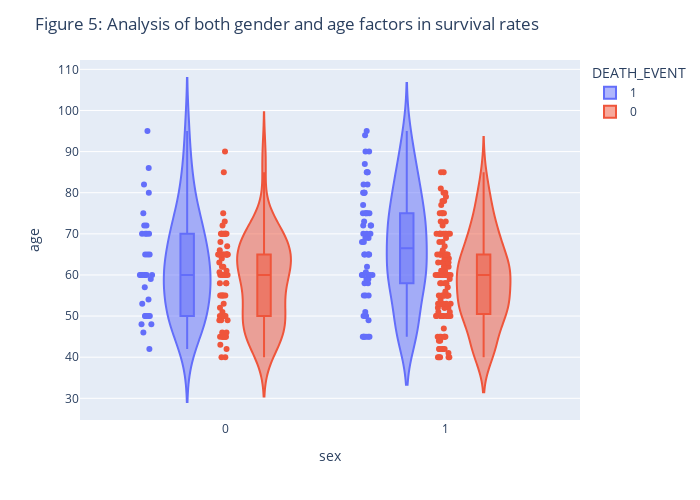

The notebook cell saved with this chart:
### Code cell
violin_boxplot(heart_data,x = "sex",y="age",color="DEATH_EVENT",points="all",box=True,hover_data=heart_data.columns)

### Figure 1 — Plotly figure (JSON) as saved in the notebook; plotly's stock layout.template omitted (floating-point values rounded to 4 significant figures; data arrays with more than 128 entries replaced by an {"elided": "..."} marker saying what was removed)
{"data": [{"alignmentgroup": "True", "points": "all", "marker": {"color": "#636efa"}, "legendgroup": "1", "scalegroup": "True", "xaxis": "x", "showlegend": true, "box": {"visible": true}, "y": [75.0, 55.0, 65.0, 50.0, 65.0, 90.0, 75.0, 60.0, 65.0, 80.0, 75.0, 62.0, 45.0, 50.0, 82.0, 87.0, 45.0, 70.0, 48.0, 65.0, 68.0, 75.0, 80.0, 95.0, 70.0, 58.0, 82.0, 94.0, 85.0, 50.0, 65.0, 69.0, 90.0, 82.0, 60.0, 70.0, 50.0, 70.0, 60.0, 50.0, 51.0, 60.0, 80.0, 57.0, 68.0, 53.0, 60.0, 70.0, 60.0, 95.0, 49.0, 72.0, 45.0, 50.0, 45.0, 60.0, 42.0, 72.0, 70.0, 65.0, 85.0, 69.0, 60.0, 60.0, 59.0, 60.0, 72.0, 85.0, 70.0, 86.0, 60.0, 46.0, 80.0, 72.0, 75.0, 72.0, 50.0, 45.0, 80.0, 59.0, 59.0, 65.0, 75.0, 58.0, 60.67, 50.0, 60.0, 45.0, 77.0, 48.0, 54.0, 73.0, 60.0, 55.0, 65.0, 55.0], "y0": " ", "name": "1", "hovertemplate": "DEATH_EVENT=%{customdata[12]}<br>sex=%{customdata[9]}<br>age=%{customdata[0]}<br>anaemia=%{customdata[1]}<br>creatinine_phosphokinase=%{customdata[2]}<br>diabetes=%{customdata[3]}<br>ejection_fraction=%{customdata[4]}<br>high_blood_pressure=%{customdata[5]}<br>platelets=%{customdata[6]}<br>serum_creatinine=%{customdata[7]}<br>serum_sodium=%{customdata[8]}<br>smoking=%{customdata[10]}<br>time=%{customdata[11]}<extra></extra>", "orientation": "v", "type": "violin", "x": [1, 1, 1, 1, 0, 1, 1, 1, 0, 1, 1, 1, 1, 1, 1, 1, 1, 0, 0, 0, 1, 0, 1, 0, 1, 1, 1, 1, 1, 0, 1, 1, 1, 0, 0, 1, 0, 1, 0, 1, 1, 1, 1, 0, 1, 0, 0, 0, 0, 1, 1, 1, 1, 0, 1, 1, 0, 1, 0, 1, 1, 1, 1, 0, 0, 1, 0, 1, 0, 0, 1, 0, 1, 1, 1, 0, 0, 1, 0, 1, 1, 1, 1, 1, 1, 0, 0, 1, 1, 0, 0, 1, 0, 1, 1, 1], "x0": " ", "yaxis": "y", "offsetgroup": "1", "customdata": {"elided": "96x13 float values"}}, {"alignmentgroup": "True", "points": "all", "marker": {"color": "#EF553B"}, "legendgroup": "0", "scalegroup": "True", "xaxis": "x", "showlegend": true, "box": {"visible": true}, "y": {"elided": "203 float values"}, "y0": " ", "name": "0", "hovertemplate": "DEATH_EVENT=%{customdata[12]}<br>sex=%{customdata[9]}<br>age=%{customdata[0]}<br>anaemia=%{customdata[1]}<br>creatinine_phosphokinase=%{customdata[2]}<br>diabetes=%{customdata[3]}<br>ejection_fraction=%{customdata[4]}<br>high_blood_pressure=%{customdata[5]}<br>platelets=%{customdata[6]}<br>serum_creatinine=%{customdata[7]}<br>serum_sodium=%{customdata[8]}<br>smoking=%{customdata[10]}<br>time=%{customdata[11]}<extra></extra>", "orientation": "v", "type": "violin", "x": {"elided": "203 int values"}, "x0": " ", "yaxis": "y", "offsetgroup": "0", "customdata": {"elided": "203x13 float values"}}], "layout": {"xaxis": {"domain": [0.0, 1.0], "title": {"text": "sex"}, "anchor": "y"}, "height": 500, "margin": {"t": 60}, "title": {"text": "Figure 5: Analysis of both gender and age factors in survival rates"}, "width": 700, "legend": {"tracegroupgap": 0, "title": {"text": "DEATH_EVENT"}}, "violinmode": "group", "yaxis": {"domain": [0.0, 1.0], "title": {"text": "age"}, "anchor": "x"}}}
